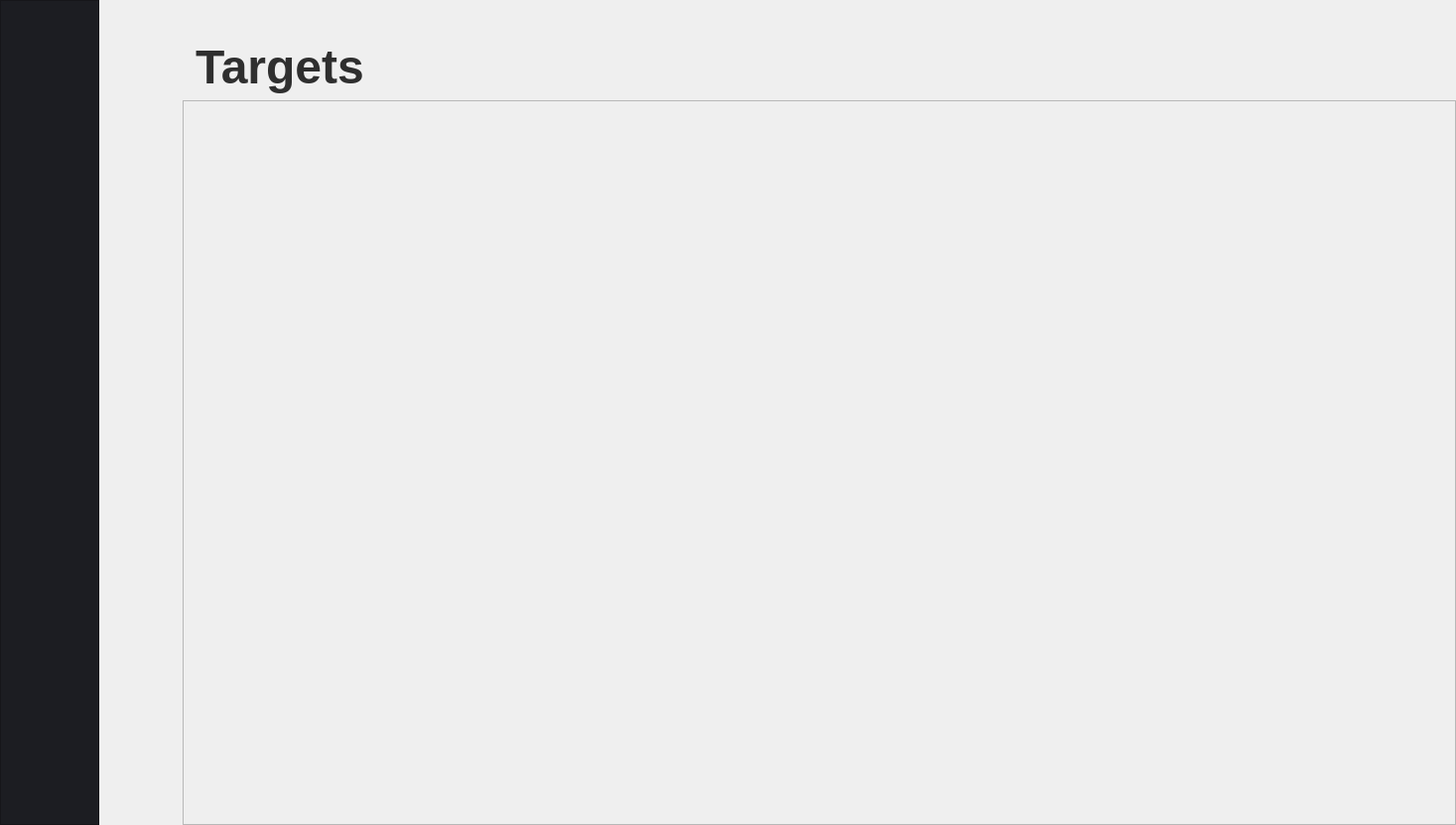
<?xml version="1.0" encoding="UTF-8"?>
<ui version="4.0">
 <class>MainWindow</class>
 <widget class="QMainWindow" name="MainWindow">
  <property name="geometry">
   <rect>
    <x>0</x>
    <y>0</y>
    <width>1467</width>
    <height>831</height>
   </rect>
  </property>
  <property name="windowTitle">
   <string>MainWindow</string>
  </property>
  <property name="autoFillBackground">
   <bool>false</bool>
  </property>
  <widget class="QWidget" name="centralwidget">
   <layout class="QGridLayout" name="gridLayout">
    <property name="leftMargin">
     <number>0</number>
    </property>
    <property name="topMargin">
     <number>0</number>
    </property>
    <property name="rightMargin">
     <number>0</number>
    </property>
    <property name="bottomMargin">
     <number>0</number>
    </property>
    <property name="horizontalSpacing">
     <number>20</number>
    </property>
    <item row="2" column="0" rowspan="2">
     <layout class="QVBoxLayout" name="verticalLayout">
      <item>
       <widget class="QFrame" name="frame">
        <property name="enabled">
         <bool>true</bool>
        </property>
        <property name="minimumSize">
         <size>
          <width>100</width>
          <height>400</height>
         </size>
        </property>
        <property name="maximumSize">
         <size>
          <width>100</width>
          <height>16777215</height>
         </size>
        </property>
        <property name="styleSheet">
         <string notr="true">background-color: rgb(28, 29, 34)</string>
        </property>
        <property name="frameShape">
         <enum>QFrame::StyledPanel</enum>
        </property>
        <property name="frameShadow">
         <enum>QFrame::Raised</enum>
        </property>
        <widget class="QLabel" name="label_2">
         <property name="geometry">
          <rect>
           <x>25</x>
           <y>50</y>
           <width>51</width>
           <height>51</height>
          </rect>
         </property>
         <property name="text">
          <string/>
         </property>
         <property name="pixmap">
          <pixmap resource="../../../../../../../../../Downloads/tes.qrc">:/newPrefix/Items.png</pixmap>
         </property>
        </widget>
        <widget class="QLabel" name="label">
         <property name="geometry">
          <rect>
           <x>31</x>
           <y>190</y>
           <width>31</width>
           <height>51</height>
          </rect>
         </property>
         <property name="text">
          <string>&lt;html&gt;&lt;head/&gt;&lt;body&gt;&lt;p&gt;&lt;img src=&quot;:/newPrefix/todolist.png&quot;/&gt;&lt;/p&gt;&lt;/body&gt;&lt;/html&gt;</string>
         </property>
        </widget>
        <widget class="QLabel" name="label_5">
         <property name="geometry">
          <rect>
           <x>21</x>
           <y>270</y>
           <width>51</width>
           <height>51</height>
          </rect>
         </property>
         <property name="text">
          <string>&lt;html&gt;&lt;head/&gt;&lt;body&gt;&lt;p&gt;&lt;img src=&quot;:/newPrefix/daily plan.png&quot;/&gt;&lt;/p&gt;&lt;/body&gt;&lt;/html&gt;</string>
         </property>
        </widget>
        <widget class="QLabel" name="label_4">
         <property name="geometry">
          <rect>
           <x>22</x>
           <y>350</y>
           <width>51</width>
           <height>51</height>
          </rect>
         </property>
         <property name="text">
          <string>&lt;html&gt;&lt;head/&gt;&lt;body&gt;&lt;p&gt;&lt;img src=&quot;:/newPrefix/target.png&quot;/&gt;&lt;/p&gt;&lt;/body&gt;&lt;/html&gt;</string>
         </property>
        </widget>
        <widget class="QLabel" name="label_8">
         <property name="geometry">
          <rect>
           <x>21</x>
           <y>440</y>
           <width>51</width>
           <height>41</height>
          </rect>
         </property>
         <property name="text">
          <string>&lt;html&gt;&lt;head/&gt;&lt;body&gt;&lt;p&gt;&lt;img src=&quot;:/newPrefix/gratitude.png&quot;/&gt;&lt;/p&gt;&lt;/body&gt;&lt;/html&gt;</string>
         </property>
        </widget>
        <widget class="QLabel" name="label_6">
         <property name="geometry">
          <rect>
           <x>30</x>
           <y>510</y>
           <width>41</width>
           <height>71</height>
          </rect>
         </property>
         <property name="text">
          <string>&lt;html&gt;&lt;head/&gt;&lt;body&gt;&lt;p&gt;&lt;img src=&quot;:/newPrefix/article.png&quot;/&gt;&lt;/p&gt;&lt;/body&gt;&lt;/html&gt;</string>
         </property>
        </widget>
        <widget class="QLabel" name="label_7">
         <property name="geometry">
          <rect>
           <x>40</x>
           <y>730</y>
           <width>31</width>
           <height>31</height>
          </rect>
         </property>
         <property name="text">
          <string>&lt;html&gt;&lt;head/&gt;&lt;body&gt;&lt;p&gt;&lt;img src=&quot;:/newPrefix/Icon.png&quot;/&gt;&lt;/p&gt;&lt;/body&gt;&lt;/html&gt;</string>
         </property>
        </widget>
       </widget>
      </item>
     </layout>
    </item>
    <item row="2" column="1">
     <layout class="QHBoxLayout" name="horizontalLayout_2">
      <item alignment="Qt::AlignTop">
       <widget class="QPushButton" name="pushButton">
        <property name="maximumSize">
         <size>
          <width>50</width>
          <height>16777215</height>
         </size>
        </property>
        <property name="autoFillBackground">
         <bool>false</bool>
        </property>
        <property name="styleSheet">
         <string notr="true">margin-top: 50px; margin-left: 10px</string>
        </property>
        <property name="text">
         <string/>
        </property>
        <property name="icon">
         <iconset resource="../../../../../../../../../Downloads/tes.qrc">
          <normaloff>:/newPrefix/Back.png</normaloff>:/newPrefix/Back.png</iconset>
        </property>
        <property name="iconSize">
         <size>
          <width>47</width>
          <height>49</height>
         </size>
        </property>
        <property name="autoDefault">
         <bool>false</bool>
        </property>
        <property name="default">
         <bool>false</bool>
        </property>
        <property name="flat">
         <bool>true</bool>
        </property>
       </widget>
      </item>
     </layout>
    </item>
    <item row="2" column="2">
     <layout class="QVBoxLayout" name="verticalLayout_6">
      <item>
       <layout class="QHBoxLayout" name="horizontalLayout_4">
        <item>
         <widget class="QLabel" name="label_9">
          <property name="font">
           <font>
            <pointsize>36</pointsize>
            <weight>75</weight>
            <bold>true</bold>
           </font>
          </property>
          <property name="styleSheet">
           <string notr="true">margin-top: 40px; color : #2F2F2F;</string>
          </property>
          <property name="text">
           <string>&lt;html&gt;&lt;head/&gt;&lt;body&gt;&lt;p&gt;Targets&lt;/p&gt;&lt;/body&gt;&lt;/html&gt;</string>
          </property>
          <property name="alignment">
           <set>Qt::AlignLeading|Qt::AlignLeft|Qt::AlignVCenter</set>
          </property>
         </widget>
        </item>
        <item>
         <spacer name="horizontalSpacer">
          <property name="orientation">
           <enum>Qt::Horizontal</enum>
          </property>
          <property name="sizeHint" stdset="0">
           <size>
            <width>40</width>
            <height>20</height>
           </size>
          </property>
         </spacer>
        </item>
        <item alignment="Qt::AlignBottom">
         <widget class="QPushButton" name="pushButton_2">
          <property name="text">
           <string/>
          </property>
          <property name="icon">
           <iconset resource="../../../../../../../../../Downloads/tes.qrc">
            <normaloff>:/newPrefix/Add_round.png</normaloff>:/newPrefix/Add_round.png</iconset>
          </property>
          <property name="iconSize">
           <size>
            <width>60</width>
            <height>60</height>
           </size>
          </property>
          <property name="flat">
           <bool>true</bool>
          </property>
         </widget>
        </item>
       </layout>
      </item>
     </layout>
    </item>
    <item row="3" column="2">
     <widget class="QScrollArea" name="scrollArea">
      <property name="widgetResizable">
       <bool>true</bool>
      </property>
      <widget class="QWidget" name="scrollAreaWidgetContents">
       <property name="geometry">
        <rect>
         <x>0</x>
         <y>0</y>
         <width>1271</width>
         <height>706</height>
        </rect>
       </property>
      </widget>
     </widget>
    </item>
   </layout>
  </widget>
 </widget>
 <resources>
  <include location="../../../../../../../../../Downloads/tes.qrc"/>
  <include location="tes.qrc"/>
 </resources>
 <connections/>
</ui>
